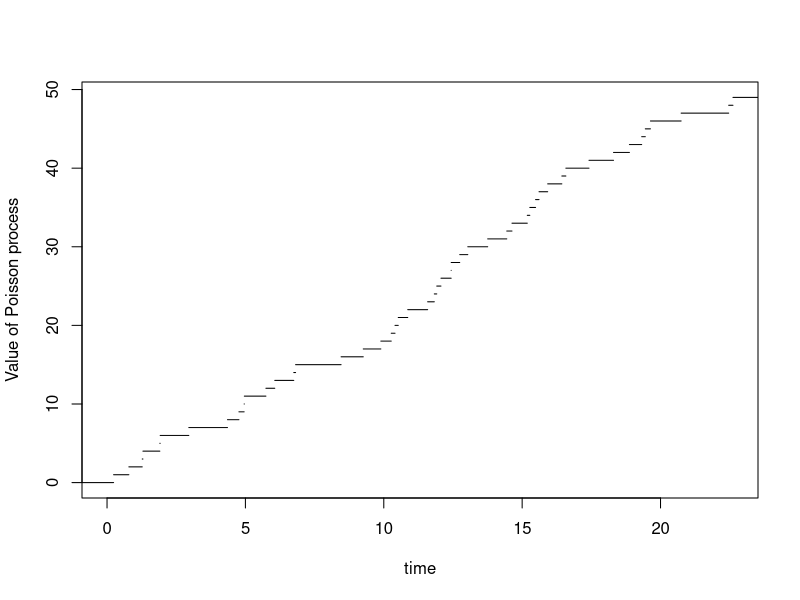

Here is the R script that generated this plot:
## ---- chunk 1
# package for calculating matrix exponentials
## ---- chunk 2
# set the seed for generating random variables (for reproducability) 
# set.seed(2019)

# set the rate of the Poisson process/Exponential distribution
lambda <- 2
# number of jumps 
n <- 50
# initialise the jump times
jump_times <- rep(0, lenthought = n)

# note that the first value of the jump_times is already 0
for(i in 2:n){
  jump_times[i] <- jump_times[i - 1] + rexp(1, lambda)
}
jump_times
## ---- chunk 3
jump_times_2 = c(0, cumsum(rexp(n-1, lambda)))
# note that the two generated sample_paths are different, 
# since the Exponential random variables are different.
jump_times_2
## ---- chunk 4
# define the Poisson process as a function
poisson_process <- stepfun(jump_times[2 : 50], seq(0, n - 1, by = 1))
# the first argument of `stepfun` is where the step function jumps
# the second argument is the hight of the step function

# Let us check some values.
# The starting value is 0.
poisson_process(0)
# What is the value of N(3)? (Note that we use jump_times and not jump_times_2)
poisson_process(3)
poisson_process(10)
poisson_process(15)
## ---- chunk 5
# The first jump of the Poisson process is 
first_jump <- jump_times[2]
poisson_process(first_jump - 0.001)
poisson_process(first_jump + 0.001)
## ---- chunk 6
plot(poisson_process, xlab = "time", ylab = "Value of Poisson process", main = NULL,
     verticals = FALSE, do.points = FALSE, xlim = c(0,jump_times[n]))

